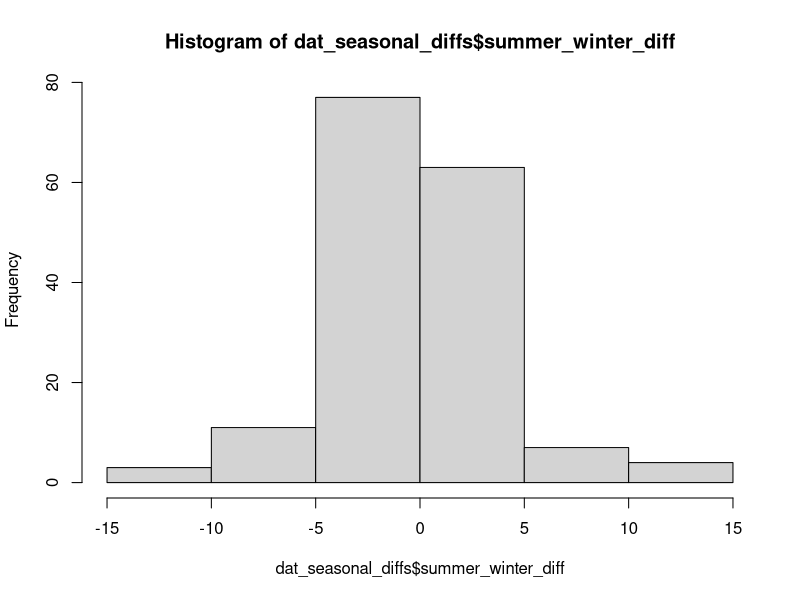
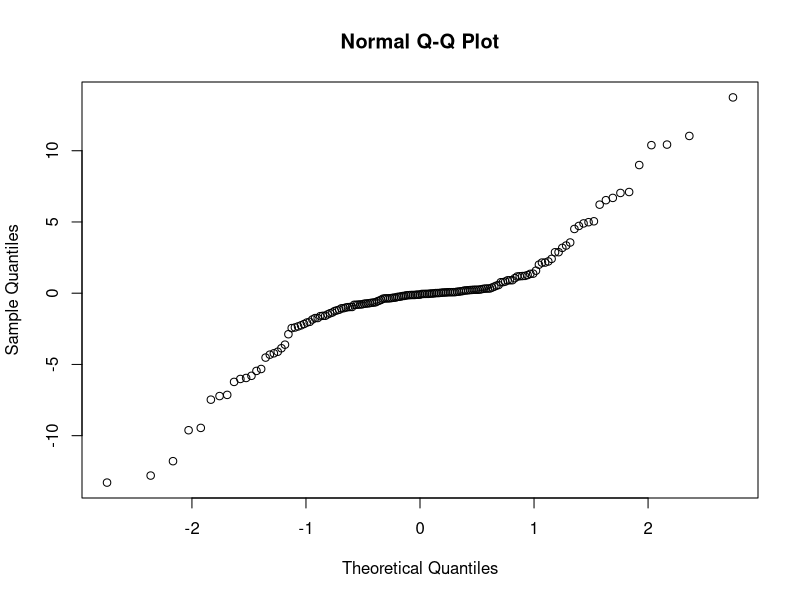
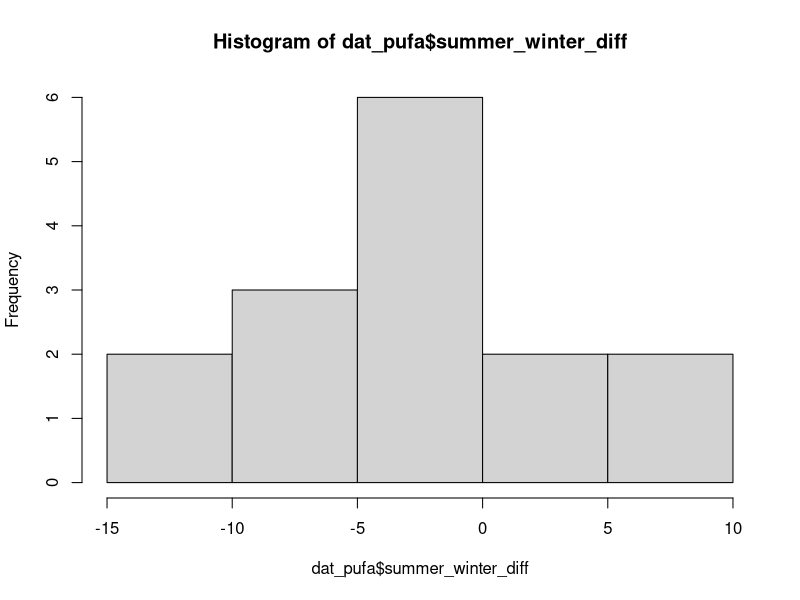
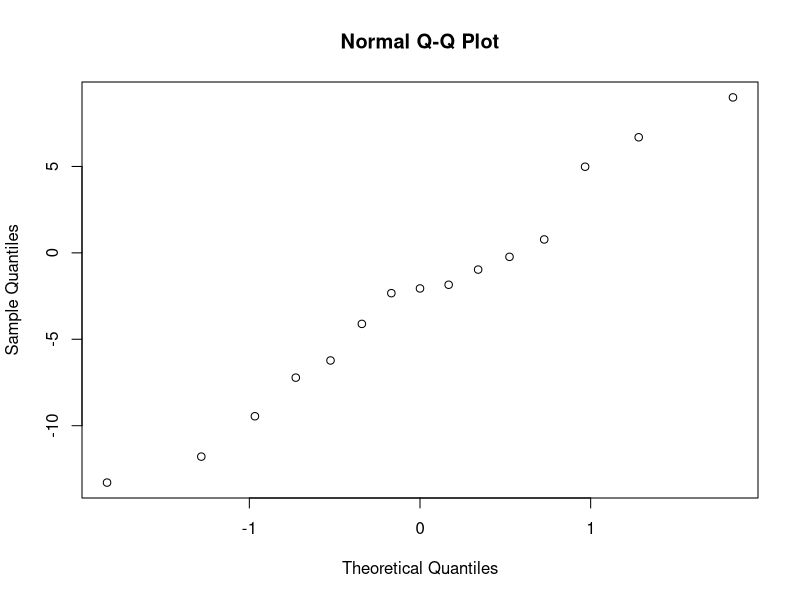
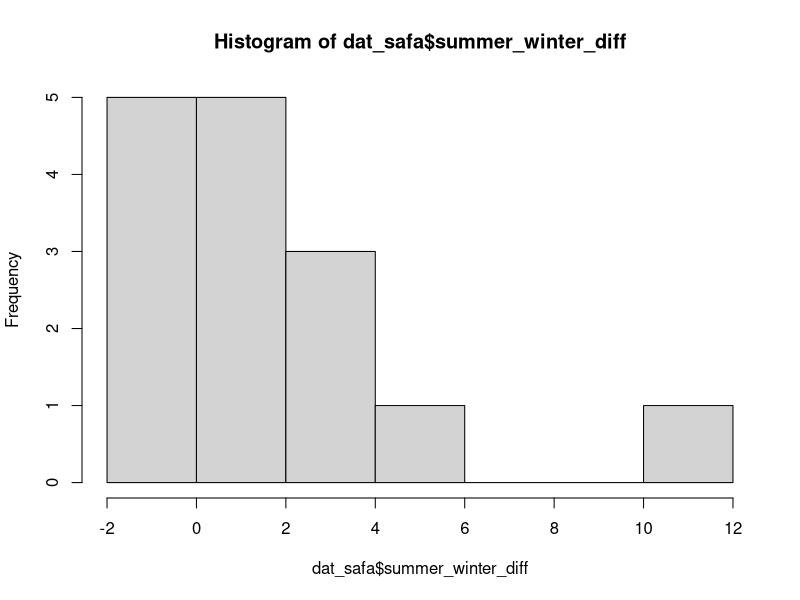
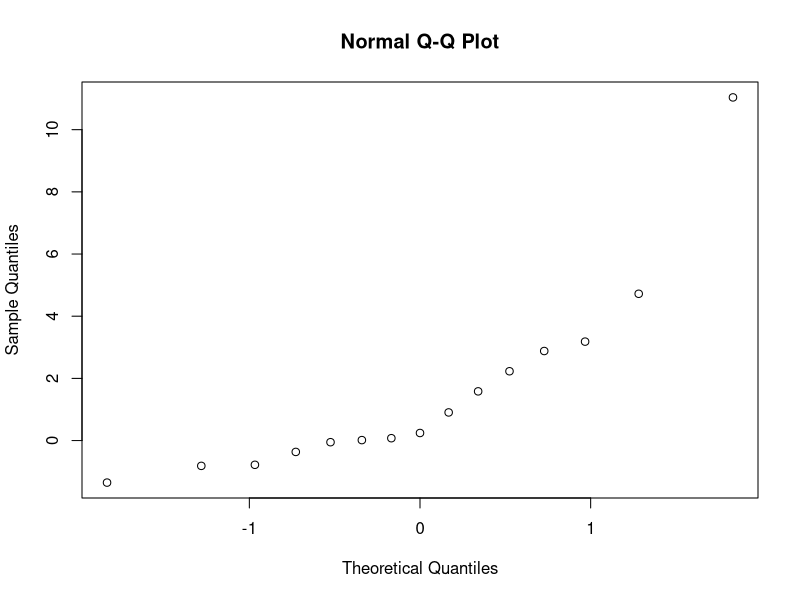
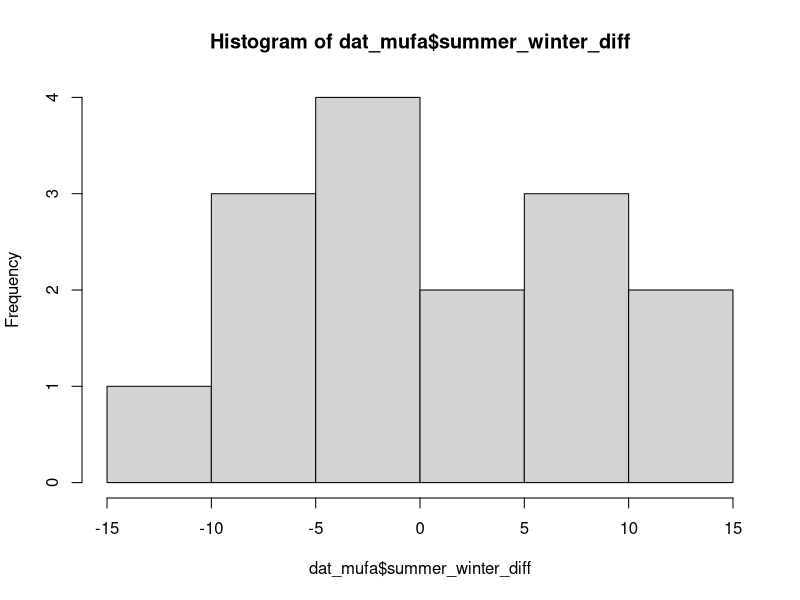
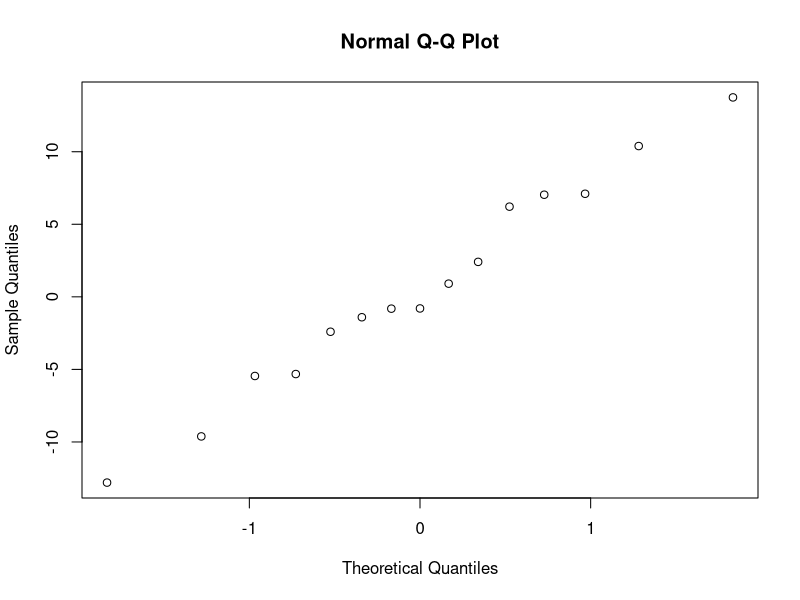

Generate these figures, in order, with R:
#=========================================================#
## ===================== OVERVIEW ====================== ##
#=========================================================#

#see "euli_fa_alternate_aggregate.R" for processing up to this point
#reads in full_dat_weighted_comm_agg from that script
#aggregated to lake/season (means, collapsed over years)

# 1)
# for each lake, summer - winter as response variable
# is this signif diff from zero?
# do for FA props (so...differencing proportions...)
# do confidence intervals overlap with zero?
# 
# 2)
# euli lakes - look at trophic state
# difference data as response
# does, say TP, affect PUFAs/SAFAs?
# 
# basically, more on euli lakes (difference, trophic, maybe secchi)

#=========================================================#
## ================= GETTING STARTED =================== ##
#=========================================================#

#libraries
library(dplyr)
library(reshape2)
library(tidyr)
library(ggplot2)

# ----> read in data

dat <- read.csv("../Data/EULI_lake_seasonal_community_FAs.csv", stringsAsFactors = FALSE)

head(dat)

#=========================================================#
## ================ SEASONAL DIFFERENCES =============== ##
#=========================================================#

# ----> find seasonal differences

#reorganize so season across top
dat_seasonal <- dat %>% 
  #make long
  melt(id.vars = c("lakename", "n_years", "season")) %>% 
  #split variable into agg and type
  separate(variable, into =c("agg", "FA_type"), sep = "__") %>% 
  #keep only averages
  filter(agg == "seasonal_avg") %>% 
  #remove that column
  select(-agg) %>% 
  #make wide
  dcast(lakename + n_years + FA_type ~ season, value.var = "value")

#find differences (summer-winter)
dat_seasonal_diffs <- dat_seasonal %>% 
  mutate(summer_winter_diff = iceoff - iceon) 

# ----> one sample t-test - are diffs diff from zero?

#is sample mean (mean of all diffs) different from zero?
#not sure that's exactly what we want...

#one value per lake/season/FA_type

#quick check for normality (across ALL fa types)
hist(dat_seasonal_diffs$summer_winter_diff)
#not bad

#null of normality
shapiro.test(dat_seasonal_diffs$summer_winter_diff)
#hmmm, reject null

#plot
qqnorm(dat_seasonal_diffs$summer_winter_diff)
#yeah...not really normal

#well, testing anyways...

#one sample t-test
t.test(dat_seasonal_diffs$summer_winter_diff, mu=0, alternative = "two.sided")

# data:  dat_seasonal_diffs$summer_winter_diff
# t = -0.71741, df = 164, p-value = 0.4741
# alternative hypothesis: true mean is not equal to 0
# 95 percent confidence interval:
#   -0.7761753  0.3624698
# sample estimates:
#   mean of x 
# -0.2068528 

#confidence interval includes zero


# ----> PUFA only

dat_pufa <- dat_seasonal_diffs %>% 
  filter(FA_type == "PUFA_perc")

hist(dat_pufa$summer_winter_diff)
#not really...
qqnorm(dat_pufa$summer_winter_diff)
#meh
shapiro.test(dat_pufa$summer_winter_diff)
# data:  dat_pufa$summer_winter_diff
# W = 0.97436, p-value = 0.9166


t.test(dat_pufa$summer_winter_diff, mu=0, alternative = "two.sided")
# data:  dat_pufa$summer_winter_diff
# t = -1.5256, df = 14, p-value = 0.1494
# alternative hypothesis: true mean is not equal to 0
# 95 percent confidence interval:
#   -6.106918  1.030184
# sample estimates:
#   mean of x 
# -2.538367 

#CI crosses zero

# ----> SAFA only

dat_safa <- dat_seasonal_diffs %>% 
  filter(FA_type == "SAFA_perc")

hist(dat_safa$summer_winter_diff)
#skewed
qqnorm(dat_safa$summer_winter_diff)
#yeah, not normal
shapiro.test(dat_safa$summer_winter_diff)
# data:  dat_safa$summer_winter_diff
# W = 0.77148, p-value = 0.001619

#but testing just because

t.test(dat_safa$summer_winter_diff, mu=0, alternative = "two.sided")
# data:  dat_safa$summer_winter_diff
# t = 1.9383, df = 14, p-value = 0.07302
# alternative hypothesis: true mean is not equal to 0
# 95 percent confidence interval:
#   -0.1669648  3.3014506
# sample estimates:
#   mean of x 
# 1.567243 

#again, crosses zero

# ----> MUFAs

dat_mufa <- dat_seasonal_diffs %>% 
  filter(FA_type == "MUFA_perc")

hist(dat_mufa$summer_winter_diff)
qqnorm(dat_mufa$summer_winter_diff)
shapiro.test(dat_mufa$summer_winter_diff)
# data:  dat_mufa$summer_winter_diff
# W = 0.98202, p-value = 0.9814

t.test(dat_mufa$summer_winter_diff, mu=0, alternative = "two.sided")
# data:  dat_mufa$summer_winter_diff
# t = 0.3223, df = 14, p-value = 0.752
# alternative hypothesis: true mean is not equal to 0
# 95 percent confidence interval:
#   -3.466713  4.692852
# sample estimates:
#   mean of x 
# 0.6130696 



#=========================================================#
## =================== TROPHIC STATE =================== ##
#=========================================================#

euli_full <- read.csv("../Data/under_ice_data.csv", stringsAsFactors = FALSE)

#smaller subset
euli_small <- euli_full %>% 
  select(lakename, year, season, watertemp,
         avetotphos, avetotdissphos, 
         avetotnitro, avetotdissnitro,
         avetotdoc, avecolor, avechla)

#need to find lake/season averages
euli_seasonal <- euli_small %>% 
  melt(id.vars = c("lakename", "year", "season")) %>% 
  #find seasonal averages for each lake (for each variable)
  group_by(lakename, season, variable) %>% 
  summarize(n_years = n_distinct(year),
            avg_val = mean(value, na.rm = TRUE)) %>% 
  as.data.frame()

#make wide again - full FA data
euli_seasonal_wide <- euli_seasonal %>% 
  dcast(lakename + n_years + season ~ variable, value.var = "avg_val")

#merge, keep only lakes of interest
euli_fa <- merge(dat, euli_seasonal_wide, by = c("lakename", "n_years", "season"), all.x = TRUE)

head(euli_fa)
summary(euli_fa)
#various missing - work with what have

#color/TP to get blue/green/brown/murky
filter(euli_fa, !is.na(avecolor) & !is.na(avetotphos))
#nope, too many are missing color

# ----> PUFA

#using just phos
ggplot(euli_fa, aes(avetotphos, seasonal_avg__PUFA_perc)) +
  geom_point(aes(color = lakename)) + 
  #geom_point(aes(color = as.factor(n_years))) +
  facet_wrap(~season)+
  ggtitle("TP/PUFA")
#more TP, more PUFA in *summer*
#more TP not helping PUFA in winter

#chla
ggplot(euli_fa, aes(avechla, seasonal_avg__PUFA_perc)) +
  geom_point(aes(color = lakename)) + 
  #geom_point(aes(color = as.factor(n_years))) +
  facet_wrap(~season) +
  ggtitle("chla/PUFA")
#more chla, less chla in *summer*
#more chla, not really an impact in winter

# ----> what about SAFA?
ggplot(euli_fa, aes(avetotphos, seasonal_avg__SAFA_perc)) +
  geom_point(aes(color = lakename)) + 
  #geom_point(aes(color = as.factor(n_years))) +
  facet_wrap(~season)+
  ggtitle("TP/SAFA")
#no real impact of TP either season

ggplot(euli_fa, aes(avechla, seasonal_avg__SAFA_perc)) +
  geom_point(aes(color = lakename)) + 
  #geom_point(aes(color = as.factor(n_years))) +
  facet_wrap(~season) +
  ggtitle("chla/SAFA")
#increase in chla sort of increase in SAFA in *summer*
#not really in winter

# ----> using differences

dat_seasonal_diffs_small <- dat_seasonal_diffs %>%
  select(-iceoff, -iceon)

euli_fa_diffs <- merge(dat_seasonal_diffs_small, euli_seasonal_wide, by = c("lakename", "n_years"), all.x = TRUE)

#hmmm...difference chla/TN/TP?
#or categorize by some breakpoint?

